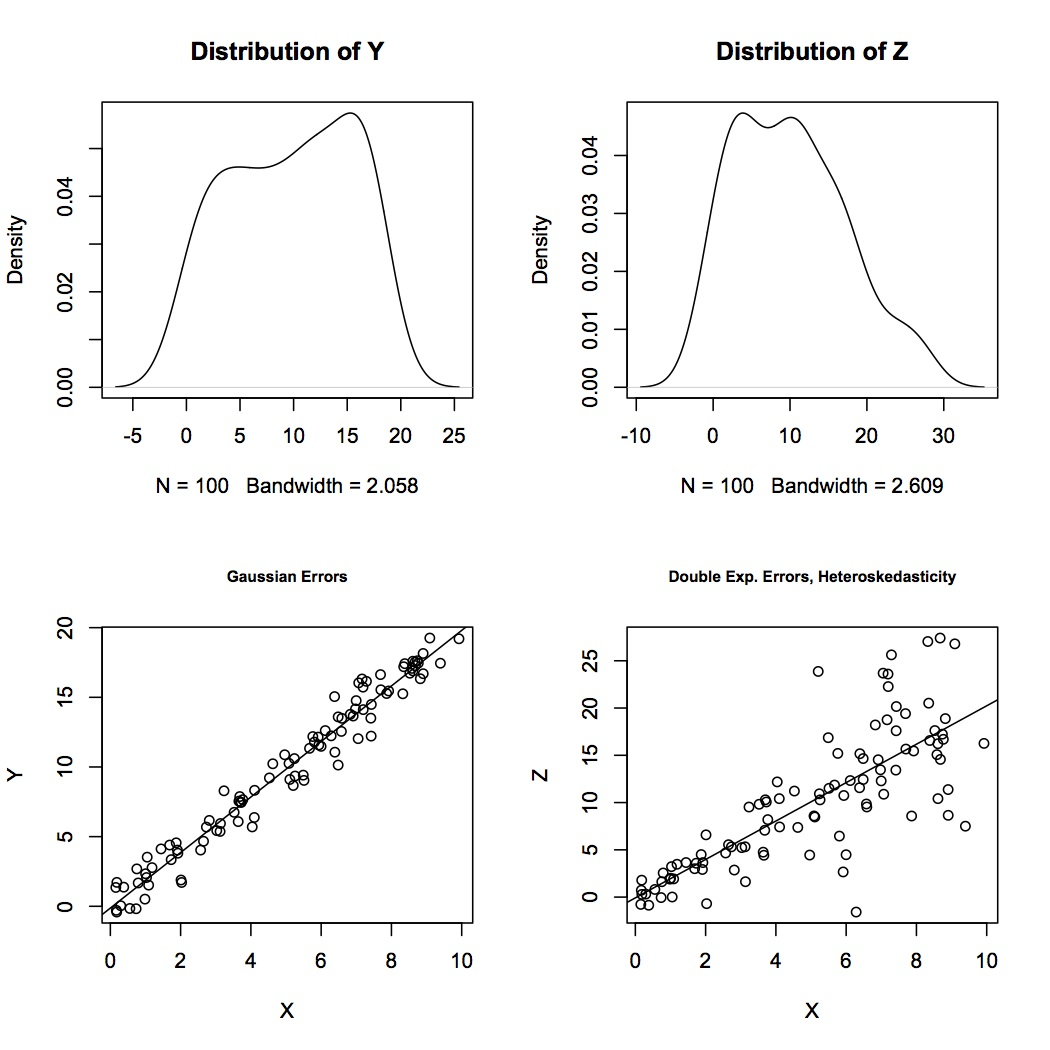

This chart was generated by the following R code:
# Kellie Ottoboni
# November 11, 2014
# Confidence intervals for beta using lm and permutation


############################# Errors are IID Normal(0,1)
X <- runif(100, min=0, max=10)
err1 <- rnorm(100, mean=0, sd=1)
Y <- 2*X + err1
mod1 <- lm(Y~X)
summary(mod1)
beta1 <- mod1$coeff[2]
confint(mod1,2)
#     2.5 %   97.5 %
# X 1.917913 2.068841


distrib1 <- replicate(10000, {
	X <- sample(X)
	lm(Y~X)$coeff[2]
})
mean(abs(distrib1) >= abs(beta1)) # 0
se1 <- sd(distrib1)
conf_perm1 <- c(beta1 - 1.96*se1, beta1 + 1.96*se1)
print(conf_perm1)
#       X        X 
# 1.598273 2.388481 
# much wider confidence interval - we lose power by going to permutation test when the data actually is normal



############################# Errors are heavy-tailed and depend on X
library(VGAM)
err <- rlaplace(100)
xcut <- cut(X, 5)
err2 <- err*as.numeric(xcut)
Z <- 2*X + err2
mod2 <- lm(Z~X)
summary(mod2)
beta2 <- mod2$coeff[2]
confint(mod2,2)
#     2.5 %   97.5 %
# X 1.716465 2.348086
# This is just wrong - our data aren't normal!


distrib2 <- replicate(10000, {
	X <- sample(X)
	lm(Z~X)$coeff[2]
})
mean(abs(distrib2) >= abs(beta2)) # 0
se2 <- sd(distrib2)
conf_perm2 <- c(beta2 - 1.96*se2, beta2 + 1.96*se2)
print(conf_perm2)
#       X        X 
# 1.531020 2.533531  
# Wider confidence interval


############################# Plot it
par(mfrow = c(2,2))
plot(density(Y), main = "Distribution of Y")
plot(density(Z), main = "Distribution of Z")
plot(Y~X, main = "Gaussian Errors", cex.main = 0.75); abline(mod1)
plot(Z~X, main = "Double Exp. Errors, Heteroskedasticity", cex.main = 0.75); abline(mod2)
